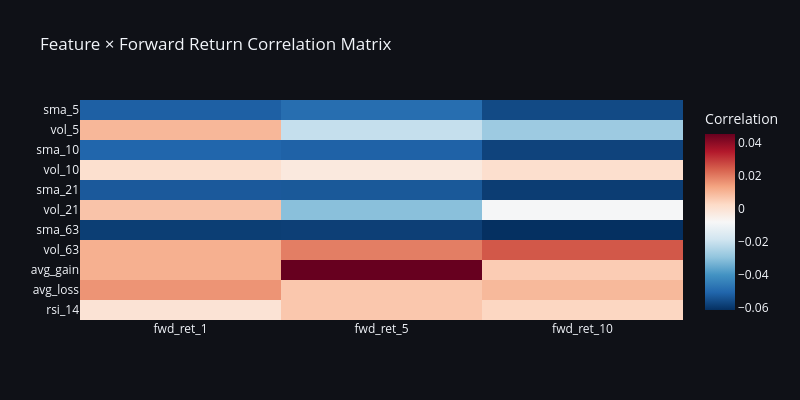

Notebook code for this chart:
### Markdown cell above
## 2. Interactive Correlation Analysis
Examine how features correlate with forward returns across different horizons.

### Code cell
feature_cols = [c for c in df.columns if c.startswith(('sma_', 'vol_', 'rsi_', 'avg_'))]
target_cols  = ['fwd_ret_1', 'fwd_ret_5', 'fwd_ret_10']
df = df.drop_nulls()

corr_matrix = []
for fc in feature_cols:
    row = []
    for tc in target_cols:
        c = np.corrcoef(df[fc], df[tc])[0, 1]
        row.append(c)
    corr_matrix.append(row)

fig = px.imshow(
    corr_matrix, 
    x=target_cols, 
    y=feature_cols, 
    color_continuous_scale='RdBu_r', 
    aspect="auto",
    labels=dict(color="Correlation"),
    title="Feature × Forward Return Correlation Matrix"
)
fig.update_layout(
    template="plotly_dark",
    plot_bgcolor='#0f1117',
    paper_bgcolor='#0f1117',
    width=800, 
    height=max(400, len(feature_cols)*25)
)
fig.show()

### Figure 1 — Plotly figure (JSON) as saved in the notebook; plotly's stock layout.template omitted (floating-point values rounded to 4 significant figures)
{"data": [{"coloraxis": "coloraxis", "hovertemplate": "x: %{x}<br>y: %{y}<br>Correlation: %{z}<extra></extra>", "name": "0", "type": "heatmap", "x": ["fwd_ret_1", "fwd_ret_5", "fwd_ret_10"], "xaxis": "x", "y": ["sma_5", "vol_5", "sma_10", "vol_10", "sma_21", "vol_21", "sma_63", "vol_63", "avg_gain", "avg_loss", "rsi_14"], "yaxis": "y", "z": [[-0.05163, -0.04875, -0.05607], [0.009645, -0.02066, -0.02746], [-0.05054, -0.05125, -0.05734], [0.000865, -0.002547, 0.001072], [-0.05299, -0.05317, -0.05857], [0.007259, -0.03037, -0.00864], [-0.05843, -0.05817, -0.06114], [0.01097, 0.01919, 0.02497], [0.01111, 0.04505, 0.005525], [0.01581, 0.006604, 0.009313], [-0.0004173, 0.006601, 0.003326]]}], "layout": {"coloraxis": {"colorbar": {"title": {"text": "Correlation"}}, "colorscale": [[0, "rgb(5,48,97)"], [0.1, "rgb(33,102,172)"], [0.2, "rgb(67,147,195)"], [0.3, "rgb(146,197,222)"], [0.4, "rgb(209,229,240)"], [0.5, "rgb(247,247,247)"], [0.6, "rgb(253,219,199)"], [0.7, "rgb(244,165,130)"], [0.8, "rgb(214,96,77)"], [0.9, "rgb(178,24,43)"], [1, "rgb(103,0,31)"]]}, "height": 400, "paper_bgcolor": "#0f1117", "plot_bgcolor": "#0f1117", "title": {"text": "Feature × Forward Return Correlation Matrix"}, "width": 800, "xaxis": {"anchor": "y", "domain": [0, 1]}, "yaxis": {"anchor": "x", "autorange": "reversed", "domain": [0, 1]}}}
